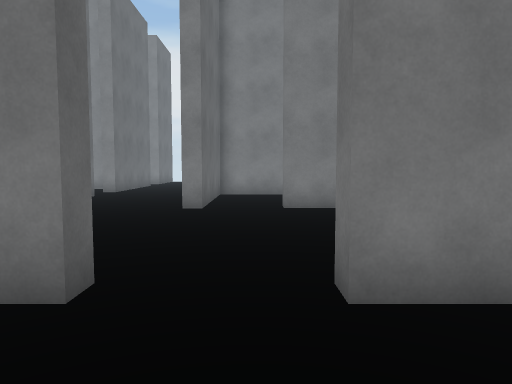
view 1 (above)

24 first-person views from a walk through a Unity game level. The camera is 1.2 m above the floor, tilts 4° down and sees 70° across. The floor is counted in squares, 1 m on a side. Each view is taken from the middle of a square. On the plan, view 1 faces up. The plan holds only what a view shows up to about 15 squares ahead; the rest is blank. The player is left out.

view 2
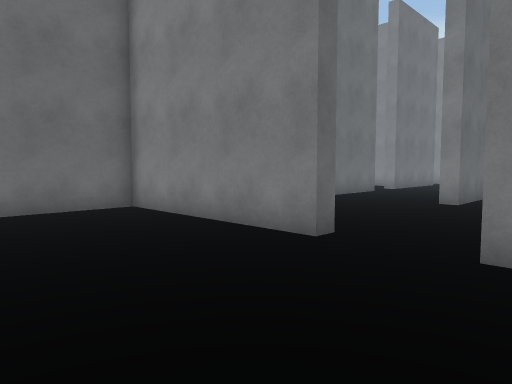

view 3
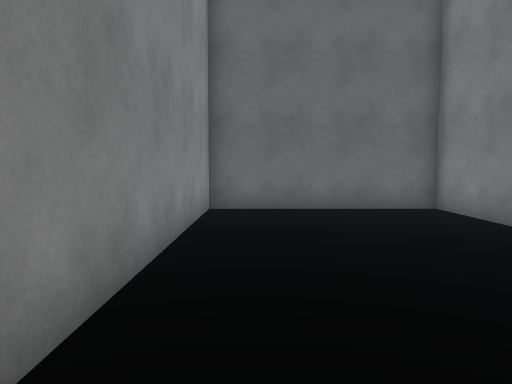

view 4
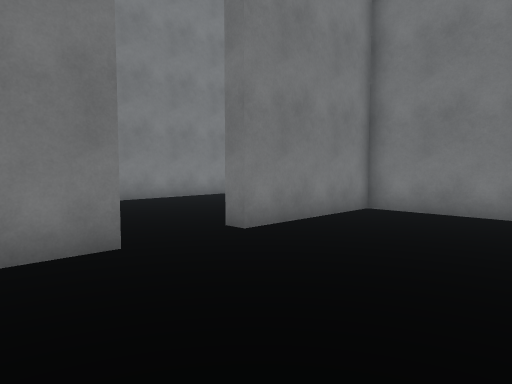

view 5
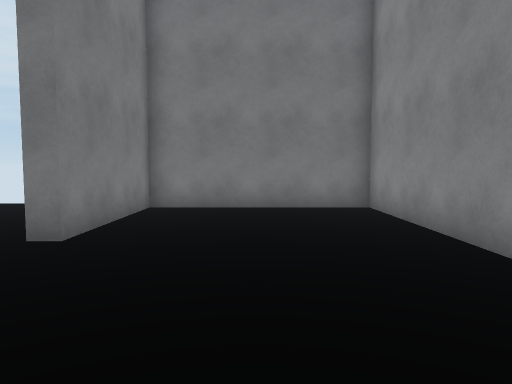

view 6
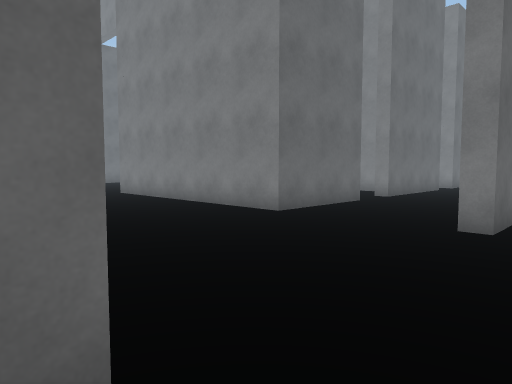

view 7
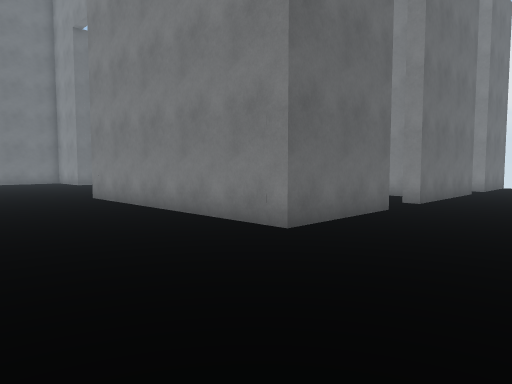

view 8
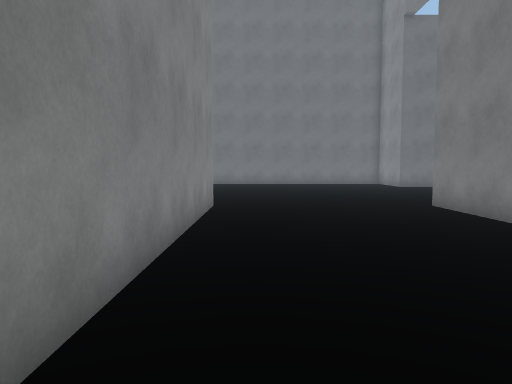

view 9
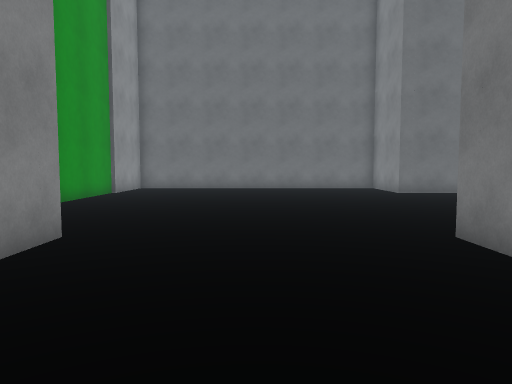

view 10
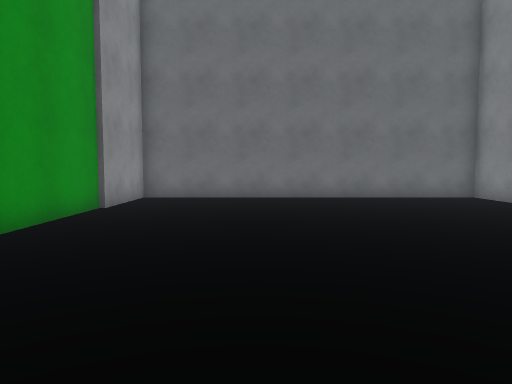

view 11
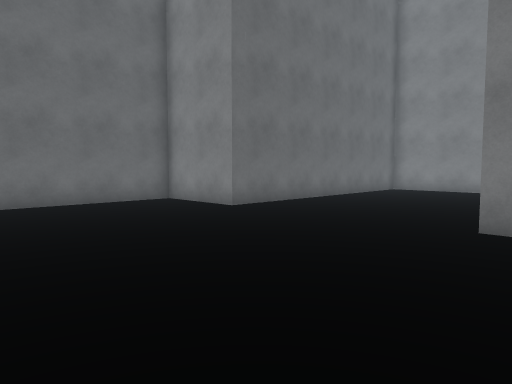

view 12
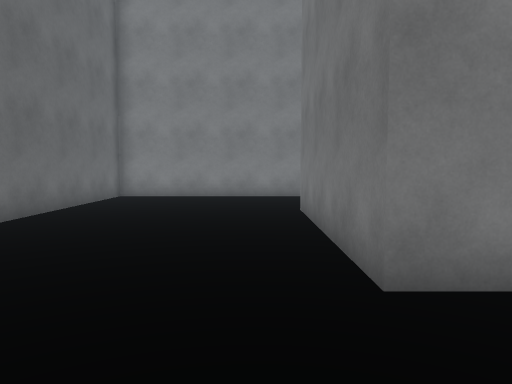

view 13
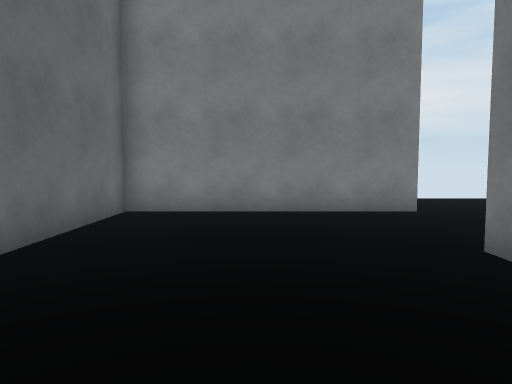

view 14
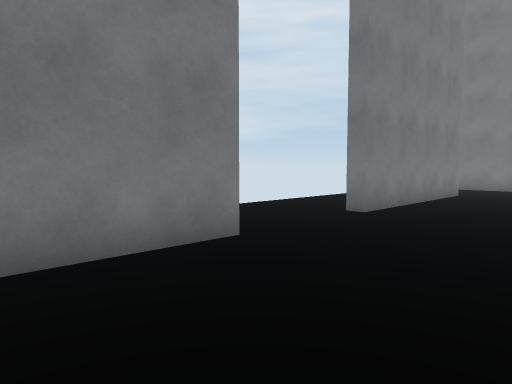

view 15
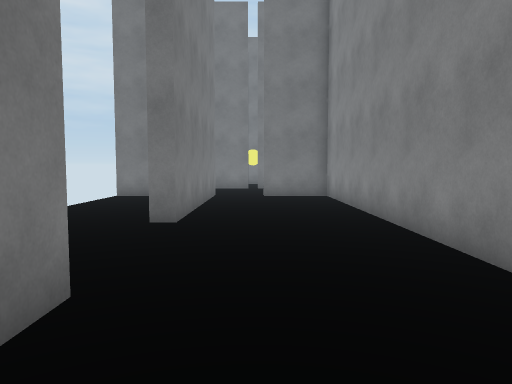

view 16
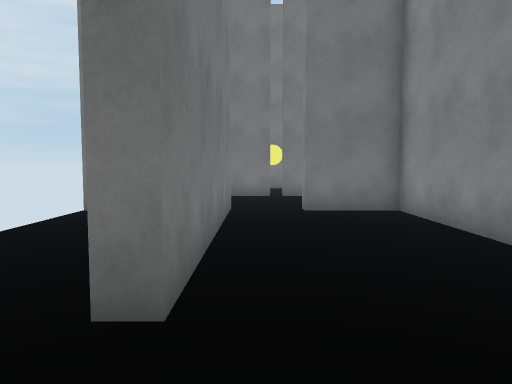

view 17
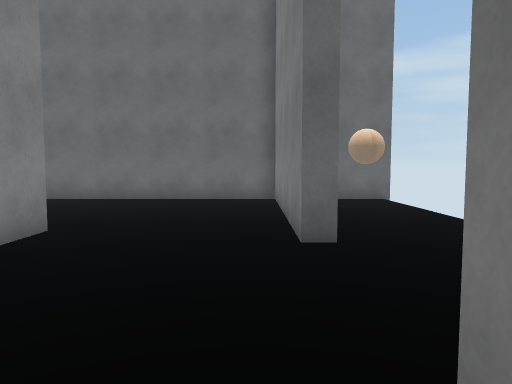

view 18
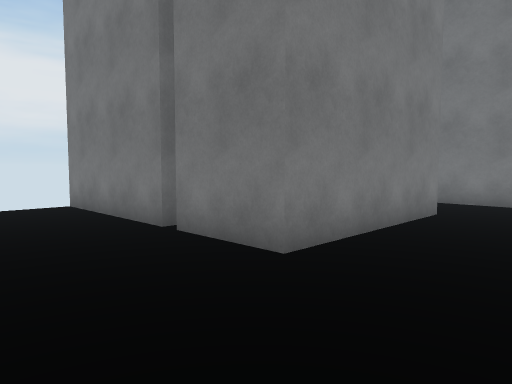

view 19
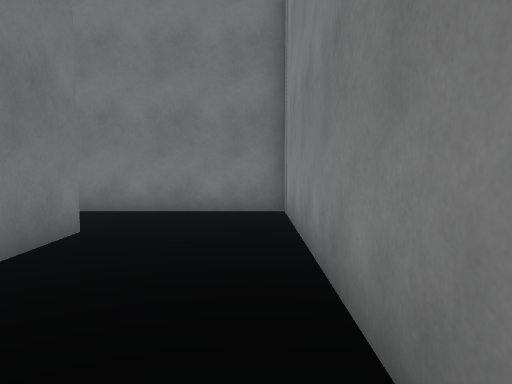

view 20
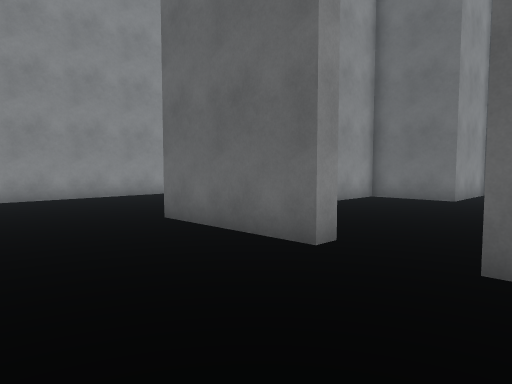

view 21
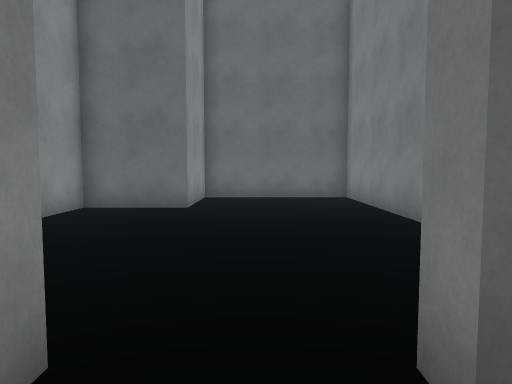

view 22
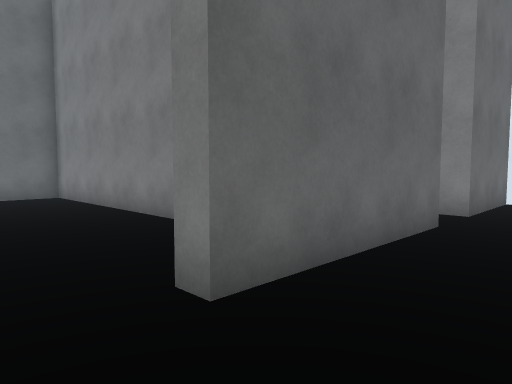

view 23
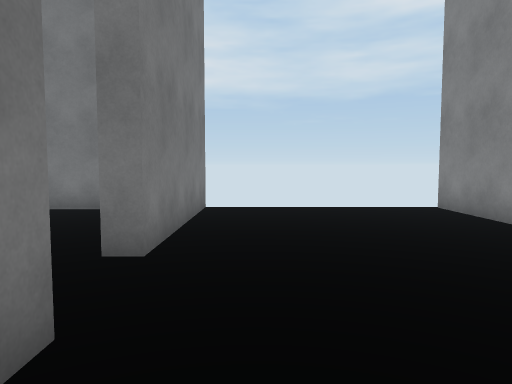

view 24
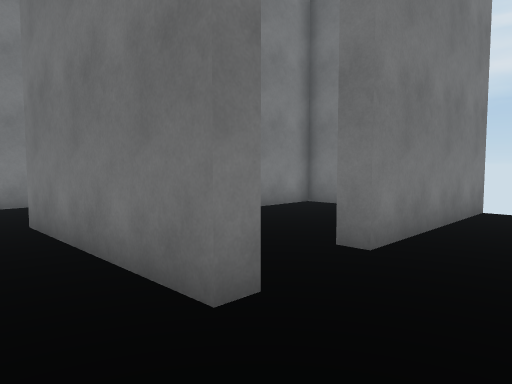

### Floor plan
Ten units are one square. View 1 is at (0, 0); x grows to the right and y downward. Boxes are objects, and circles mark ways between rooms. Rooms are numbered by the first view taken in them; rooms with no view inside come last. Other rooms are left out.
<svg viewBox="-306 -295 380 333">
<path fill="none" stroke="#000" d="M-17 -38 -17 -31 -83 -31 -83 33 57 33 57 -31 8 -31 8 -38M-185 -134 -198 -134 -198 -201 -71 -201 -71 -227 -65 -227 -65 -170 -71 -170M-163 -37 -45 -37M-71 -148 -65 -148 -65 -104 -162 -104M-187 -254 -187 -247 -265 -247 -265 -134 -301 -134 -301 -7 -264 -7M-17 -116 -17 -104 -21 -104 -21 -162 68 -162 68 -218M-265 -5 -221 -5M-71 -273 -71 -288M-21 -234 -21 -288M-265 -290 -265 -270M-65 -288 -65 -247 -142 -247 -142 -254M38 -202 -21 -202 -21 -230M35 -37 66 -37M69 -104 8 -104 8 -111M-111 -195 -192 -195 -192 -140 -156 -140 -156 -110 -130 -110M-81 -195 -88 -195M-17 -132 -17 -116M62 -134 62 -157 39 -157"/>
<rect x="-245" y="-275" width="20" height="10" fill="#bbb"><title>ball</title></rect>
<circle cx="-5" cy="-35" r="3" fill="#2a7"/>
<circle cx="-70" cy="-155" r="3" fill="#2a7"/>
<circle cx="-5" cy="-110" r="3" fill="#2a7"/>
<text x="-10" y="0">1</text>
<text x="-170" y="-130">2</text>
<text x="-130" y="-160">3</text>
<text x="20" y="-140">4</text>
</svg>
Room 1 opens to room 2. Room 2 opens to room 3. Room 2 opens to room 4.

Where each view was taken, in squares from view 1:
view 1: 0 up, 0 right, facing up
view 2: 2 down, 2 right, facing up-left
view 3: 2 down, 2 right, facing left
view 4: 2 down, 4 left, facing up-right
view 5: 0 up, 5 left, facing right
view 6: 3 up, 0 right, facing up-left
view 7: 5 up, 2 left, facing up-left
view 8: 5 up, 5 left, facing left
view 9: 7 up, 10 left, facing left
view 10: 5 up, 16 left, facing left
view 11: 6 up, 18 left, facing up-left
view 12: 10 up, 21 left, facing up
view 13: 15 up, 23 left, facing up
view 14: 20 up, 23 left, facing up-right
view 15: 23 up, 22 left, facing right
view 16: 24 up, 17 left, facing right
view 17: 24 up, 13 left, facing left
view 18: 17 up, 6 left, facing up-right
view 19: 17 up, 3 left, facing right
view 20: 18 up, 2 left, facing down-left
view 21: 16 up, 5 left, facing left
view 22: 15 up, 4 left, facing up-left
view 23: 9 up, 4 left, facing right
view 24: 8 up, 4 left, facing up-right
